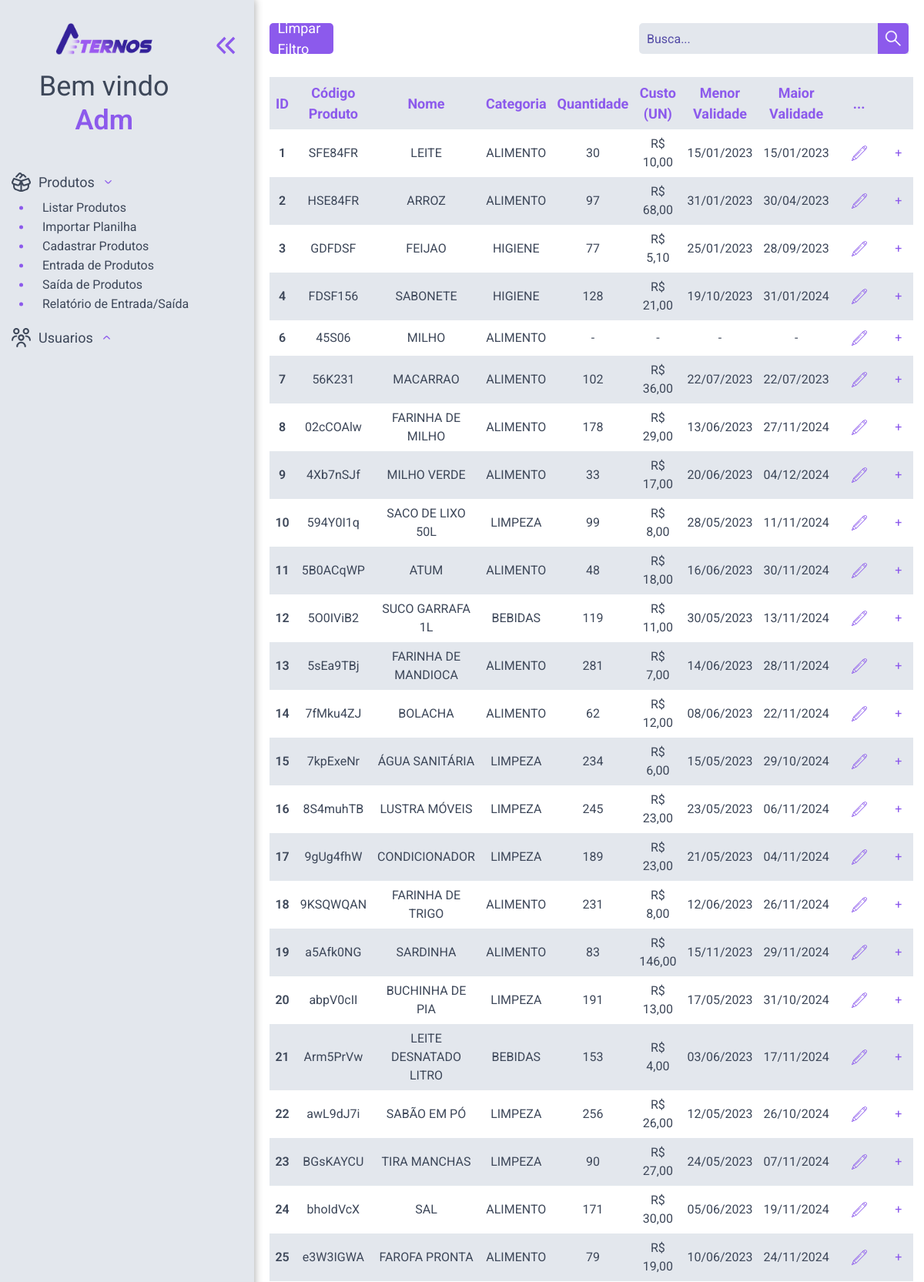
The page /nav/produto/produtos.php (signed in, upper part) on the database its author committed.
### tables this page shows
CREATE TABLE `produtos` (
  `id` int(11) NOT NULL,
  `codigo` varchar(20) DEFAULT NULL,
  `nome` varchar(45) NOT NULL,
  `id_categoria` int(11) DEFAULT NULL,
  `data_cadastro` datetime DEFAULT current_timestamp()
);

### config/Conn.php (called while the page is built, shortened)
<?php
    abstract class Conn
    {
        public function connUser(){
            $this->conn = new mysqli(DB_HOST,DB_USER,DB_PASSWORD,DB_NAME);
        }
    }
?>

### classes/Crud.php (called while the page is built, shortened)
<?php
    require_once ABSPATH."config/Conn.php";
    class Crud extends Conn {
        public function select($col, $tabela, $cond = null, $order = null){
            $sql = "SELECT $col FROM $tabela";
            if ($cond !== null) {
                $sql .= " WHERE $cond";
            }
            if ($order !== null) {
                $sql .= " ORDER BY $order";
            }
            return $this->conn->query($sql);
        }
    }
?>

### nav/produto/produtos.php (the view, shortened to what this page needs)
<?php
    require_once ABSPATH.'classes/Crud.php';
        ?>
<?php include_once ABSPATH.'layout/header.php';?>
<body class="main-index">
    <?php include_once ABSPATH.'layout/menu-lateral.php';
    ?>
    <main class="corpo-produto page">
        <section class="cabecalho">
            <a href="<?php echo BASEURL;?>nav/produto/produtos.php" class="limpar" > Limpar Filtro</a>
            <div class="box-busca">
                <form action="" method="get" autocomplete="off">
                <input class="busca" name="search" type="text" placeholder="Busca...">
                <button type="submit" class="btn-busca">
                </button>
                </form>
            </div>
        </section>
        <table>
            <thead>
                <tr>
                    <th class="id" scope="col">ID</th>
                    <th class="codigo" scope="col">Código Produto</th>
                    <th class="nome" scope="col">Nome</th>
                    <th class="nome" scope="col">Categoria</th>
                    <th class="total" scope="col">Quantidade</th>
                    <th class="custo" scope="col">Custo (UN)</th>
                    <th class="menorVal" scope="col">Menor Validade</th>
                    <th class="maiorVal" scope="col">Maior Validade</th>
                    <?php if($_SESSION['nivel'] > 0){?>
                    <th class="edit" scope="col">...</th>
                    <?php }?>
                    <th class="visuModal" scope="col"></th>
                </tr>
            </thead>
            <tbody>
                <?php
                $obj = new Crud;
                if(isset($_GET) and !empty($_GET['search'])){
                    $var = $_GET['search'];
                    $select = $obj->select('*',"listProd","nome LIKE '$var%' or id LIKE '$var%' or categoria LIKE '$var%'");
                }else{
                    $select = $obj->select("*","listProd","1","id ASC");
                }
                if ($select->num_rows > 0){
                    while($rows = $select->fetch_object()){
                        $menor_validade = strtotime($rows->menor_validade);
                        $maior_validade = strtotime($rows->maior_validade);
            ?>
                <tr>
                    <th class="id" scope="row"><?php echo $rows->id?></th>
                    <td class="codigo"><?php echo $rows->codigo?></td>
                    <td class="nome"><?php echo $rows->nome?></td>
                    <td class="categoria"><?php echo $rows->categoria?></td>
                    <td class="total"><?php if($rows->total !== null){echo $rows->total;}else{echo '-';}?></td>
                    <td class="custo"> <?php if($rows->custo !== null){echo "R$ ".number_format($rows->custo,2,",","");}else{echo "-";}?></td>
                    <td class="menorVal"><?php if((date('d/m/Y', $menor_validade) == '01/01/1970')or (date('d/m/Y', $menor_validade) == '31/12/1969') ){echo '-';}else{echo date('d/m/Y', $menor_validade);}?></td>
                    <td class="maiorVal"><?php if((date('d/m/Y', $maior_validade) == '01/01/1970')or (date('d/m/Y', $maior_validade) == '31/12/1969')){echo '-';}else{echo date('d/m/Y', $maior_validade);}?></td>
                    <?php if($_SESSION['nivel'] > 0){?>
                    <td class="edit">
                        <a href="<?php echo BASEURL;?>core/editar.php?idProd=<?php echo $rows->id?>">
                    </td>
                    <?php }?>
                    <td class="visuModal">
                        <button type="button" class="btn btn-primary" data-id="<?php echo $rows->id?>" data-toggle="modal"
                        data-target="#ModalLotes">
                            +
                        </button>
                    </td>
                </tr>
                <?php
                    }
                }
            ?>
            </tbody>
        </table>
    </main>
</body>
</html>

### assets/css/main.css (style rules this page uses)
* { margin:0;padding:0;box-sizing:border-box;font-family:"Roboto",sans-serif;list-style:none;text-decoration:none }
html { font-size:62.5% }
a { text-decoration:none;color:#3d4759 }
input { border:none;outline:none }
.main-index .corpo-produto>.cabecalho .limpar,.main-index .corpo,.main-index .menu-lateral .icon-menu,.main-index .menu-lateral .conteudo-esquerdo .footer,.main-index .menu-lateral .conteudo-esquerdo .principal .nav-bar__itens,.main-index .menu-lateral .conteudo-esquerdo .principal .nav-bar,.main-index .menu-lateral .conteudo-esquerdo .principal,.main-index .menu-lateral .conteudo-esquerdo,.main-index .menu-lateral,.main-login .form,.main-login { display:flex;justify-content:center;align-items:center }
input::placeholder { color:rgba(50,39,150,.8156862745) }
.main-index { background:#fff;display:flex;flex-wrap:nowrap;width:100%;height:100vh }
.main-index .corpo-produto { width:100%;padding:0px 20px 20px 20px;overflow:auto }
.main-index .corpo-produto svg { width:20px;height:20px }
.main-index .corpo-produto>.cabecalho { display:flex;justify-content:space-between;align-items:center;padding-top:20px;margin-bottom:20px }
.main-index .corpo-produto>.cabecalho .limpar { text-decoration:none;background-color:#8c5aec;border:none;width:10%;height:40px;padding:10px;border-radius:5px;margin:1rem 0;font-size:1.8rem;color:#fff;transition:all 100ms }
.main-index .corpo-produto>.cabecalho .box-busca { height:40px;position:relative }
.main-index .corpo-produto>.cabecalho .box-busca form { height:100% }
.main-index .corpo-produto>.cabecalho .box-busca form .busca { height:100%;padding:5px 10px;font-size:1.6rem;border-radius:5px 0 0 5px;min-width:350px;color:#3d4759;background-color:#e3e7ed }
.main-index .corpo-produto>.cabecalho .box-busca form .btn-busca { display:flex;align-items:center;justify-content:center;width:40px;position:absolute;right:0;top:0;border-radius:0 5px 5px 0;height:40px;border:none;background-color:#8c5aec;transition:all 100ms;cursor:pointer }
.main-index .corpo-produto>.cabecalho .box-busca form .btn-busca svg { width:40px;height:30px;transition:all 100ms }
.main-index .corpo-produto table { width:100%;text-align:center;border-collapse:collapse;color:#3d4759;background-color:#fff }
.main-index .corpo-produto table .id { width:5% }
.main-index .corpo-produto table .nome { width:25% }
.main-index .corpo-produto table .edit { width:5% }
.main-index .corpo-produto table .visuModal { width:5% }
.main-index .corpo-produto table thead { background-color:#e3e7ed;color:#8c5aec;position:sticky;top:0;left:0 }
.main-index .corpo-produto table th { font-size:1.8rem }
.main-index .corpo-produto table th,.main-index .corpo-produto table td { width:15%;padding:7px }
.main-index .corpo-produto table tbody { font-size:1.6rem }
.main-index .corpo-produto table tbody .edit a,.main-index .corpo-produto table tbody .del a { padding:5px 15px;width:fit-content;height:fit-content;display:flex }
.main-index .corpo-produto table tbody th { font-size:1.6rem;font-weight:600 }
.main-index .corpo-produto table tbody tr:nth-child(even) { background-color:#e3e7ed }
.main-index .corpo-produto table tbody tr td button { color:#8c5aec;border:none;background-color:rgba(0,0,0,0);font-size:1.6rem }

### rows shown on the page
produtos: id "1", codigo "SFE84FR", nome "LEITE", categoria "ALIMENTO", total "30", custo "10,00", menor_validade "15/01/2023", maior_validade "15/01/2023"
produtos: id "2", codigo "HSE84FR", nome "ARROZ", categoria "ALIMENTO", total "97", custo "68,00", menor_validade "31/01/2023", maior_validade "30/04/2023"
produtos: id "3", codigo "GDFDSF", nome "FEIJAO", categoria "HIGIENE", total "77", custo "5,10", menor_validade "25/01/2023", maior_validade "28/09/2023"
produtos: id "4", codigo "FDSF156", nome "SABONETE", categoria "HIGIENE", total "128", custo "21,00", menor_validade "19/10/2023", maior_validade "31/01/2024"
produtos: id "6", codigo "45S06", nome "MILHO", categoria "ALIMENTO"
produtos: id "7", codigo "56K231", nome "MACARRAO", categoria "ALIMENTO", total "102", custo "36,00", menor_validade "22/07/2023", maior_validade "22/07/2023"
produtos: id "8", codigo "02cCOAlw", nome "FARINHA DE MILHO", categoria "ALIMENTO", total "178", custo "29,00", menor_validade "13/06/2023", maior_validade "27/11/2024"
produtos: id "9", codigo "4Xb7nSJf", nome "MILHO VERDE", categoria "ALIMENTO", total "33", custo "17,00", menor_validade "20/06/2023", maior_validade "04/12/2024"
produtos: id "10", codigo "594Y0I1q", nome "SACO DE LIXO 50L", categoria "LIMPEZA", total "99", custo "8,00", menor_validade "28/05/2023", maior_validade "11/11/2024"
produtos: id "11", codigo "5B0ACqWP", nome "ATUM", categoria "ALIMENTO", total "48", custo "18,00", menor_validade "16/06/2023", maior_validade "30/11/2024"
produtos: id "12", codigo "5O0IViB2", nome "SUCO GARRAFA 1L", categoria "BEBIDAS", total "119", custo "11,00", menor_validade "30/05/2023", maior_validade "13/11/2024"
produtos: id "13", codigo "5sEa9TBj", nome "FARINHA DE MANDIOCA", categoria "ALIMENTO", total "281", custo "7,00", menor_validade "14/06/2023", maior_validade "28/11/2024"
produtos: id "14", codigo "7fMku4ZJ", nome "BOLACHA", categoria "ALIMENTO", total "62", custo "12,00", menor_validade "08/06/2023", maior_validade "22/11/2024"
produtos: id "15", codigo "7kpExeNr", nome "ÁGUA SANITÁRIA", categoria "LIMPEZA", total "234", custo "6,00", menor_validade "15/05/2023", maior_validade "29/10/2024"
produtos: id "16", codigo "8S4muhTB", nome "LUSTRA MÓVEIS", categoria "LIMPEZA", total "245", custo "23,00", menor_validade "23/05/2023", maior_validade "06/11/2024"
produtos: id "17", codigo "9gUg4fhW", nome "CONDICIONADOR", categoria "LIMPEZA", total "189", custo "23,00", menor_validade "21/05/2023", maior_validade "04/11/2024"
produtos: id "18", codigo "9KSQWQAN", nome "FARINHA DE TRIGO", categoria "ALIMENTO", total "231", custo "8,00", menor_validade "12/06/2023", maior_validade "26/11/2024"
produtos: id "19", codigo "a5Afk0NG", nome "SARDINHA", categoria "ALIMENTO", total "83", custo "146,00", menor_validade "15/11/2023", maior_validade "29/11/2024"
produtos: id "20", codigo "abpV0cII", nome "BUCHINHA DE PIA", categoria "LIMPEZA", total "191", custo "13,00", menor_validade "17/05/2023", maior_validade "31/10/2024"
produtos: id "21", codigo "Arm5PrVw", nome "LEITE DESNATADO LITRO", categoria "BEBIDAS", total "153", custo "4,00", menor_validade "03/06/2023", maior_validade "17/11/2024"
produtos: id "22", codigo "awL9dJ7i", nome "SABÃO EM PÓ", categoria "LIMPEZA", total "256", custo "26,00", menor_validade "12/05/2023", maior_validade "26/10/2024"
produtos: id "23", codigo "BGsKAYCU", nome "TIRA MANCHAS", categoria "LIMPEZA", total "90", custo "27,00", menor_validade "24/05/2023", maior_validade "07/11/2024"
produtos: id "24", codigo "bhoIdVcX", nome "SAL", categoria "ALIMENTO", total "171", custo "30,00", menor_validade "05/06/2023", maior_validade "19/11/2024"
produtos: id "25", codigo "e3W3IGWA", nome "FAROFA PRONTA", categoria "ALIMENTO", total "79", custo "19,00", menor_validade "10/06/2023", maior_validade "24/11/2024"

### other values the page prints
$_SESSION['nome'] "Adm"
